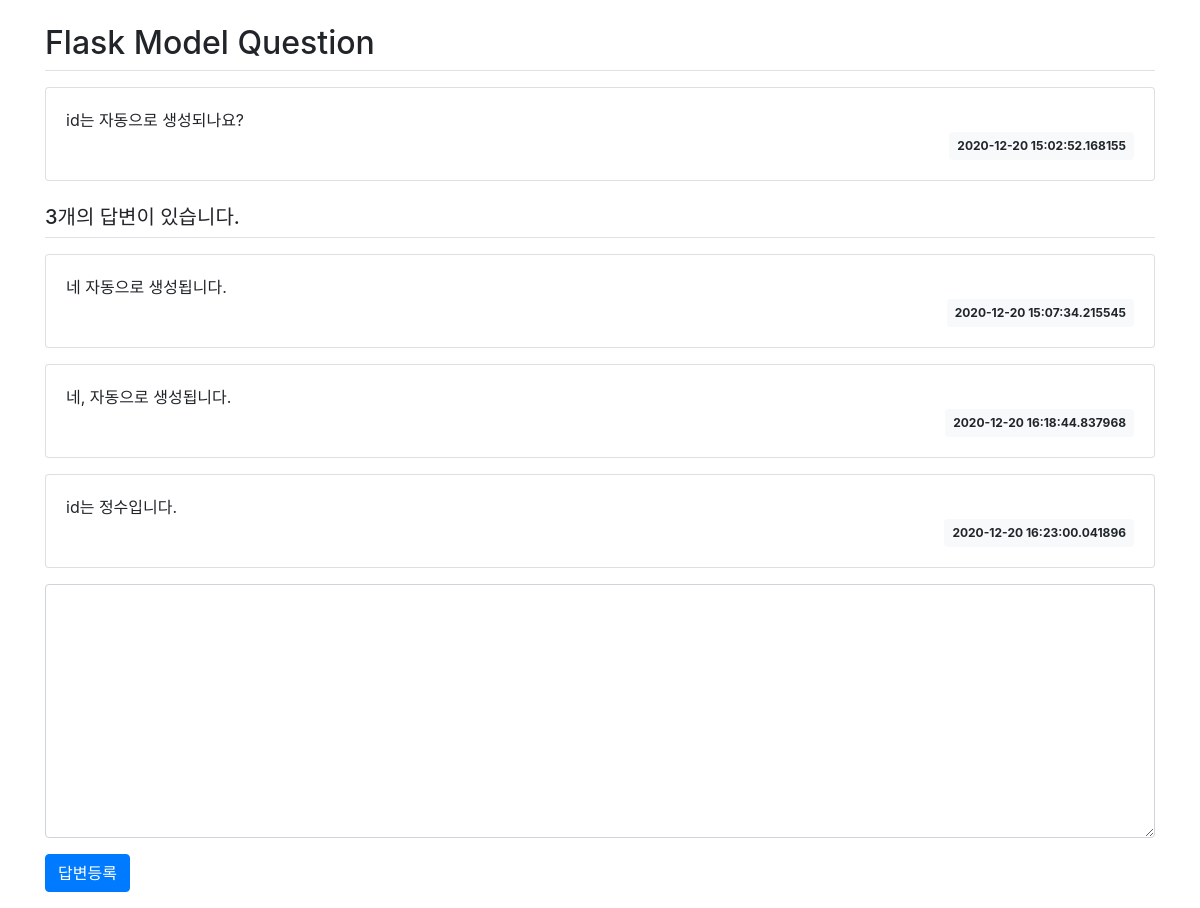
Screenshot of /question/detail/2/ with the database file from the repository.
### pybo/models.py (models this page shows)
class Question(db.Model):
    id = db.Column(db.Integer, primary_key=True)
    subject = db.Column(db.String(200), nullable=False)
    content = db.Column(db.Text(), nullable=False)
    create_date = db.Column(db.DateTime(), nullable=False)

class Answer(db.Model):
    id = db.Column(db.Integer, primary_key=True)
    question_id = db.Column(db.Integer, db.ForeignKey('question.id', ondelete='CASCADE'))
    question = db.relationship('Question', backref=db.backref('answer_set')) #backref : 역참조설정
    content = db.Column(db.Text(), nullable=False)
    create_date = db.Column(db.DateTime(), nullable=False)

### pybo/views/question_views.py (the view)
@bp.route('/detail/<int:question_id>/')
def detail(question_id):
    question = Question.query.get_or_404(question_id)
    return render_template('question/question_detail.html', question=question)

### pybo/templates/question/question_detail.html
<link rel="stylesheet" href="{{ url_for('static', filename='bootstrap.min.css') }}">
{% extends 'base.html' %}
{% block content %}
<div class="container my-3">
    <h2 class="border-bottom py-2">{{ question.subject }}</h2>
    <div class="card my-3">
        <div class="card-body">
            <div class="card-text" style="white-space: pre-line;">{{ question.content }}</div>
            <div class="d-flex justify-content-end">
                <div class="badge badge-light p-2">
                    {{ question.create_date }}
                </div>
            </div>
        </div>
    </div>
    <h5 class="border-bottom my-3 py-2">{{ question.answer_set|length }}개의 답변이 있습니다.</h5>
    {% for answer in question.answer_set %}
    <div class="card my-3">
        <div class="card-body">
            <div class="card-text" style="white-space: pre-line;">{{ answer.content }}</div>
            <div class="d-flex justify-content-end">
                <div class="badge badge-light p-2">
                    {{ answer.create_date }}
                </div>
            </div>
        </div>
    </div>
    {% endfor %}
    <form action="{{ url_for('answer.create', question_id=question.id) }}" method="post" class="my-3">
        <div class="form-group">
            <textarea name="content" id="content" class="form-control" rows="10"></textarea>
        </div>
        <input type="submit" value="답변등록" class="btn btn-primary">
    </form>
</div>
{% endblock %}

### pybo/templates/base.html (shortened to what this page needs)
<!doctype html>
<html lang="ko">
<head>
    <link rel="stylesheet" href="{{ url_for('static', filename='bootstrap.min.css') }}">
    <link rel="stylesheet" href="{{ url_for('static', filename='style.css') }}">
</head>
<body>
{% block content %}
{% endblock %}
</body>
</html>

### rows the page displays
Question: subject "Flask Model Question", content "id는 자동으로 생성되나요?", create_date "2020-12-20 15:02:52.168155"
Answer: content "네 자동으로 생성됩니다.", create_date "2020-12-20 15:07:34.215545"
Answer: content "네, 자동으로 생성됩니다.", create_date "2020-12-20 16:18:44.837968"
Answer: content "id는 정수입니다.", create_date "2020-12-20 16:23:00.041896"

### other values shown
{{ question.answer_set|length }} "3"
